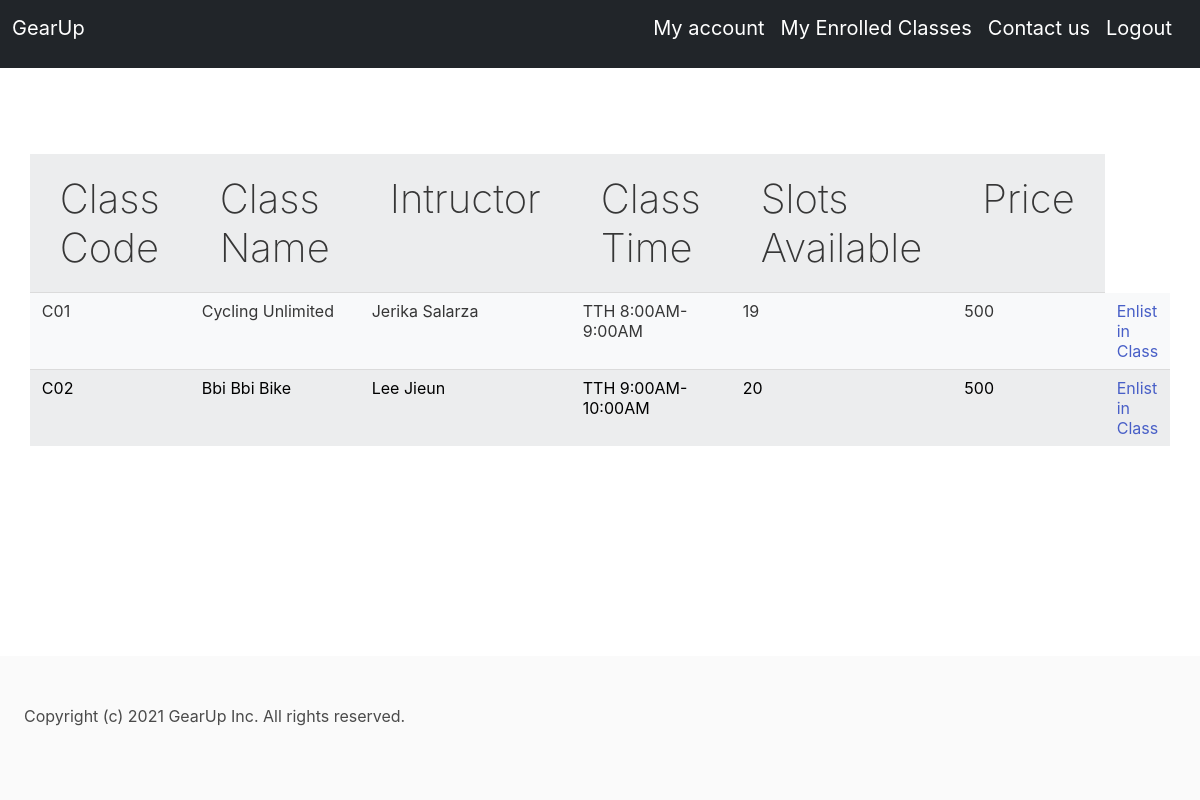
Page /cyclingclasses (signed in) on the earlier database version.
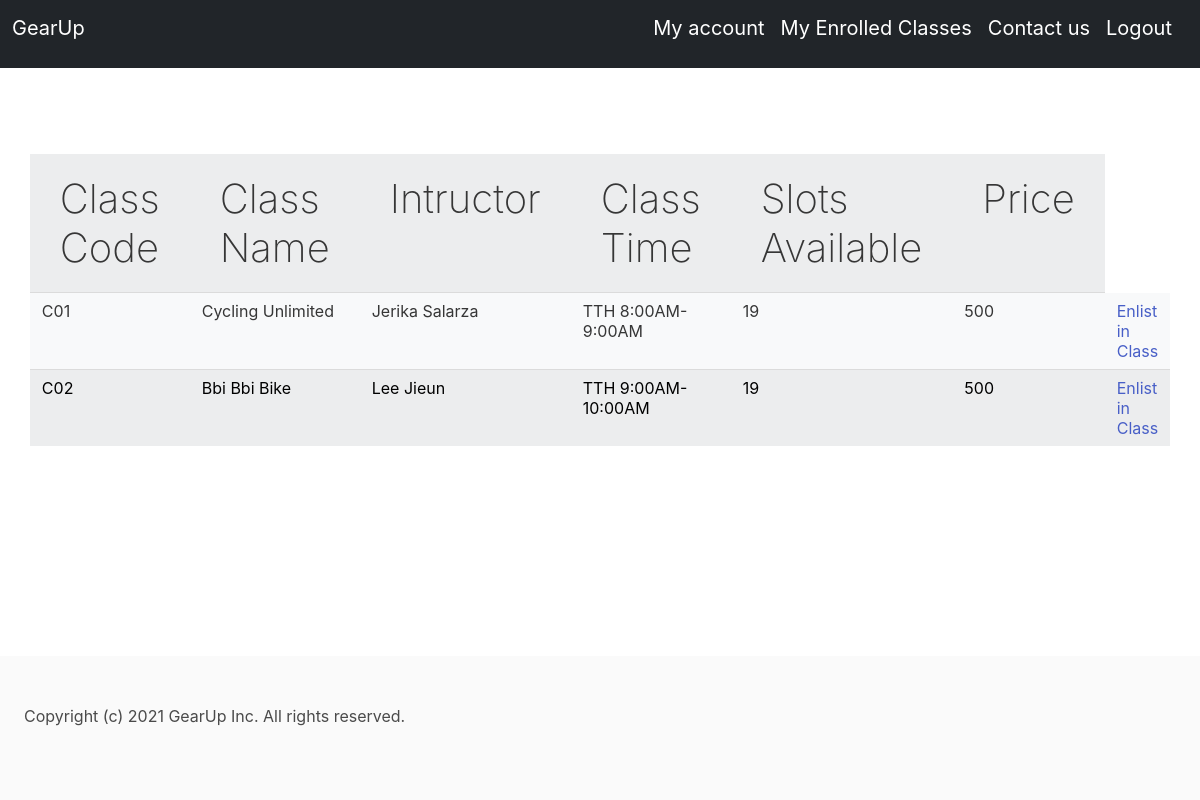
Same page on the later database version.
### app.py (models this page shows)
class Classes(db.Model):
    id = db.Column(db.Integer, primary_key=True)
    class_code = db.Column(db.String(10), unique=True)
    class_category = db.Column(db.String(50))
    class_name = db.Column(db.String(50))
    instructor = db.Column(db.String(50))
    class_time = db.Column(db.String(50))
    price = db.Column(db.Integer)
    slots_available = db.Column(db.Integer)

### app.py (the view)
@app.route("/cyclingclasses")
@login_required
def cycling():
    classes = Classes.query.filter_by(class_category="Cycling")
    return render_template("cycling.html", classes=classes)

### app.py (called while the page is built)
@login_manager.user_loader
def load_user(user_id):
    return Users.query.get(int(user_id))

### templates/cycling.html
<html>
{% include "header1.html" %}
{% block content %}
<div class="tablebg">
<table class="table table-light table-striped", style="width:500px">
    <tr>
        <th scope="col">Class Code</th>
        <th scope="col">Class Name</th>
        <th scope="col">Intructor</th>
        <th scope="col">Class Time</th>
        <th scope="col">Slots Available</th>
        <th scope="col">Price</th>
    </tr>
    {% for class in classes %}
    <tr>
        <td>{{ class.class_code}}</td>
        <td>{{ class.class_name}}</td>
        <td>{{ class.instructor}}</td>
        <td>{{ class.class_time}}</td>
        <td>{{ class.slots_available}}</td>
        <td>{{ class.price}}</td>
        <td>
            <a href="/enlistclass?code={{ class.class_code }}">Enlist in Class</a>
        </td>
    </tr>
    {% endfor %}
</table>
</div>
{% include "footer.html" %}
{% endblock %}
</html>

Differences in the rows shown:
changed Classes "Bbi Bbi Bike": slots_available "20" → "19"
